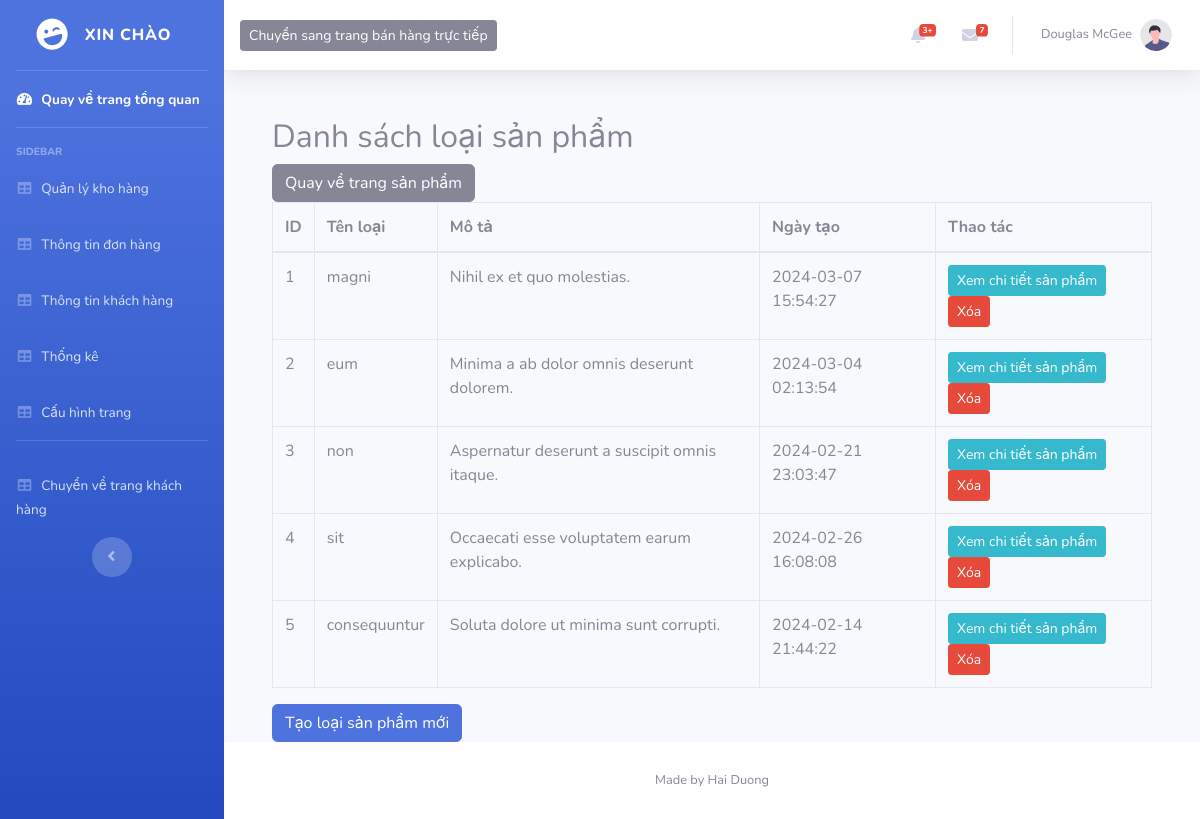
/admin.php?act=loaisp, run on an earlier commit of the app's database.
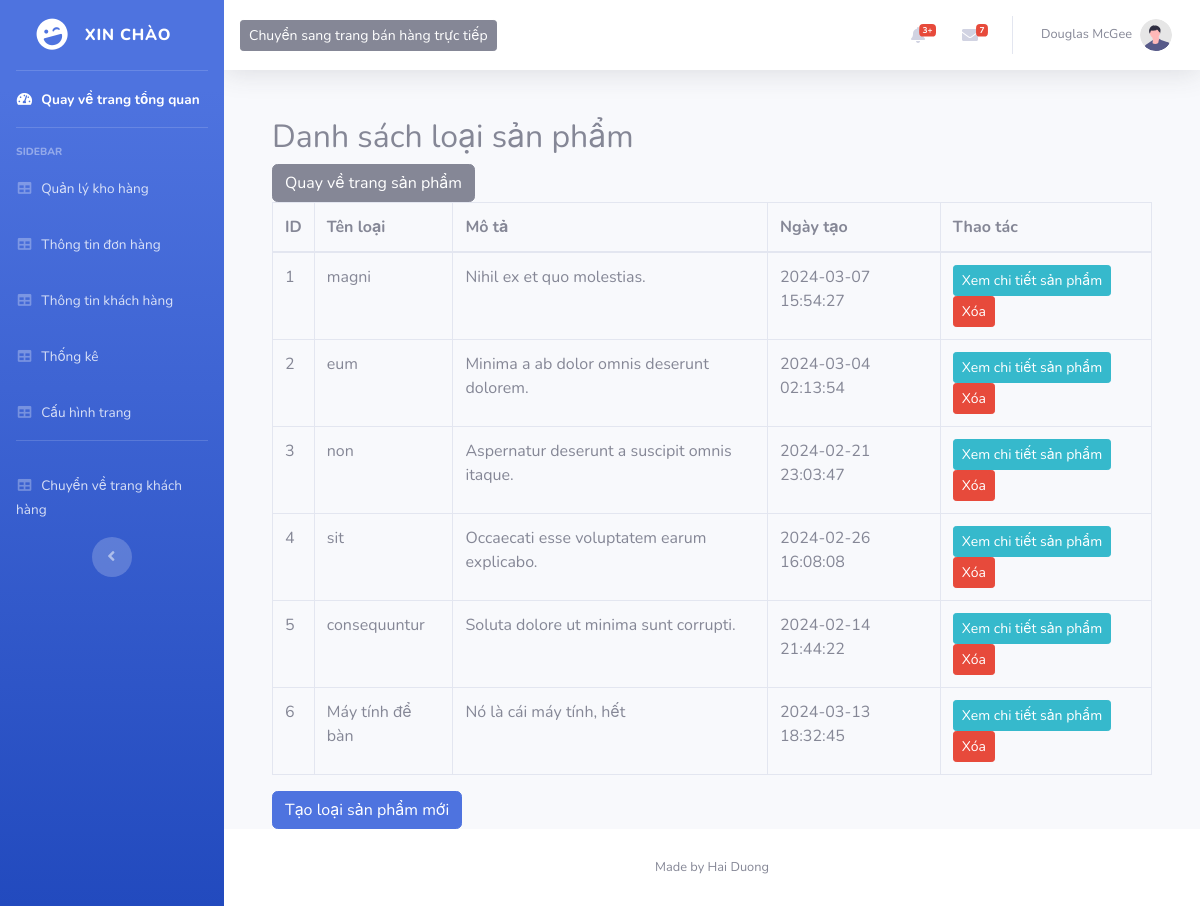
And on a later commit of the database.
### tables this page shows
CREATE TABLE `category` (
  `id` int NOT NULL,
  `name` varchar(255) DEFAULT NULL,
  `description` varchar(50) DEFAULT NULL,
  `created_at` datetime DEFAULT CURRENT_TIMESTAMP,
  `update_at` timestamp NULL DEFAULT CURRENT_TIMESTAMP ON UPDATE CURRENT_TIMESTAMP
);

### DAO/PDO.php (called while the page is built, shortened)
<?php
function pdo_get_connection(){
    $servername = "localhost";
    $username = "root";
    $password = "";
    try {
        $conn = new PDO("mysql:host=$servername;dbname=testdatabase", $username, $password);
        $conn->setAttribute(PDO::ATTR_ERRMODE, PDO::ERRMODE_EXCEPTION);
        return $conn;
    } catch(PDOException $e) {
        echo "Connection failed: " . $e->getMessage();
    }
}
function pdo_query($sql, $params = array()){
    try{
        $conn = pdo_get_connection();
        $stmt = $conn->prepare($sql);
        $stmt->execute($params);
        $rows = $stmt->fetchAll();
        return $rows;
    }
    catch(PDOException $e){
        throw $e;
    }
    finally{
        unset($conn);
    }
}
?>

### DAO/DAO.php (called while the page is built, shortened)
<?php
function get_category($id = null)
{
    if ($id === null) {
        $sql = "SELECT * FROM `category`";
        return pdo_query($sql);
    } else {
        $sql = "SELECT * FROM `category` WHERE `id` = ?";
        return pdo_query_one($sql, $id);
    }
}

### admin/view/LoaiSanPham/LoaiSanPham.All.php (the view, shortened to what this page needs)
<body>
<?php
$rows = get_category();
?>
<div class="container mt-5">
    <h2>Danh sách loại sản phẩm</h2>
    <a href="admin.php?act=sanpham" class="btn btn-secondary">Quay về trang sản phẩm</a>
    <table class="table table-bordered">
        <thead>
            <tr>
                <th>ID</th>
                <th>Tên loại</th>
                <th>Mô tả</th>
                <th>Ngày tạo</th>
                <th>Thao tác</th>
            </tr>
        </thead>
        <tbody>
            <?php foreach ($rows as $row): ?>
                <tr>
                    <td><?= $row['id'] ?></td>
                    <td><?= $row['name'] ?></td>
                    <td><?php echo $row['description'] ?? ""; ?></td>
                    <td><?php echo $row['created_at'] ?? ""; ?></td>
                    <td>
                        <a href='admin.php?act=editloaisp&id=<?= $row['id'] ?>' class="btn btn-info btn-sm">Xem chi tiết sản phẩm</a>
                        <form method='post' style='display:inline;'>
                            <input type='submit' name='delete' value='Xóa' class='btn btn-danger btn-sm' onclick='return confirm("Bạn đã chắc chưa ?");'>
                        </form>
                    </td>
                </tr>
            <?php endforeach; ?>
        </tbody>
    </table>
    <button type="button" class="btn btn-primary" data-toggle="modal" data-target="#createModal">
        Tạo loại sản phẩm mới
    </button>
</div>

What changed in the data, as far as the page shows it:
added category: id "6", name "Máy tính để bàn", description "Nó là cái máy tính, hết", created_at "2024-03-13 18:32:45"
